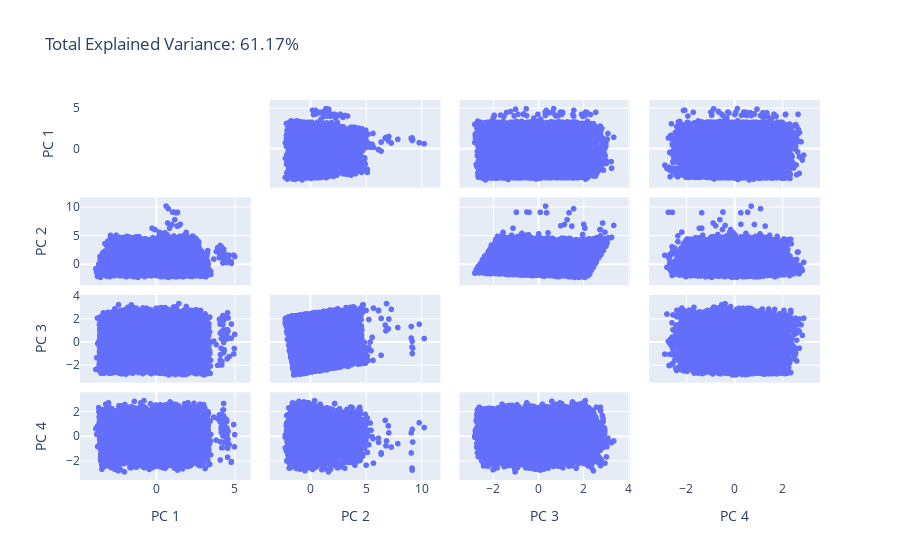

The cell this chart's notebook holds for it:
### Code cell
n_components = 4

pca = PCA(n_components=n_components)
components = pca.fit_transform(train_cluster)

total_var = pca.explained_variance_ratio_.sum() * 100

labels = {str(i): f"PC {i+1}" for i in range(n_components)}
labels['color'] = 'Median Price'

fig = px.scatter_matrix(
    components,
    color=boston.target,
    dimensions=range(n_components),
    labels=labels,
    title=f'Total Explained Variance: {total_var:.2f}%',
)
fig.update_traces(diagonal_visible=False)
fig.show()

### Figure 1 — Plotly figure (JSON) as saved in the notebook; plotly's stock layout.template omitted (floating-point values rounded to 4 significant figures; data arrays with more than 128 entries replaced by an {"elided": "..."} marker saying what was removed)
{"data": [{"diagonal": {"visible": false}, "dimensions": [{"axis": {"matches": true}, "label": "PC 1", "values": {"elided": "11122 float values"}}, {"axis": {"matches": true}, "label": "PC 2", "values": {"elided": "11122 float values"}}, {"axis": {"matches": true}, "label": "PC 3", "values": {"elided": "11122 float values"}}, {"axis": {"matches": true}, "label": "PC 4", "values": {"elided": "11122 float values"}}], "hovertemplate": "%{xaxis.title.text}=%{x}<br>%{yaxis.title.text}=%{y}<extra></extra>", "legendgroup": "", "marker": {"color": "#636efa", "symbol": "circle"}, "name": "", "showlegend": false, "type": "splom"}], "layout": {"autosize": true, "dragmode": "select", "legend": {"tracegroupgap": 0}, "title": {"text": "Total Explained Variance: 61.17%"}, "xaxis": {"autorange": true, "range": [-5.104, 6.255], "type": "linear"}, "xaxis2": {"autorange": true, "range": [-3.995, 12.02], "type": "linear"}, "xaxis3": {"autorange": true, "range": [-3.67, 4.232], "type": "linear"}, "xaxis4": {"autorange": true, "range": [-3.709, 3.714], "type": "linear"}, "yaxis": {"autorange": true, "range": [-5.104, 6.255], "type": "linear"}, "yaxis2": {"autorange": true, "range": [-3.995, 12.02], "type": "linear"}, "yaxis3": {"autorange": true, "range": [-3.67, 4.232], "type": "linear"}, "yaxis4": {"autorange": true, "range": [-3.709, 3.714], "type": "linear"}}}
